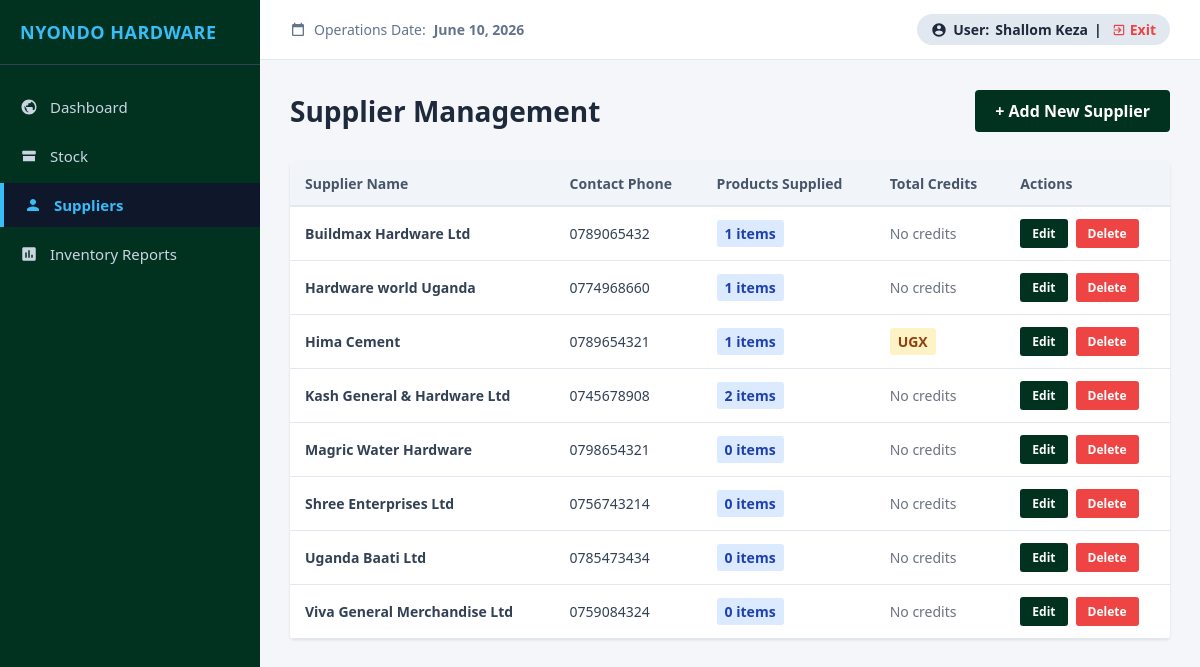
Before: /suppliers/ (signed in) with the older database file.
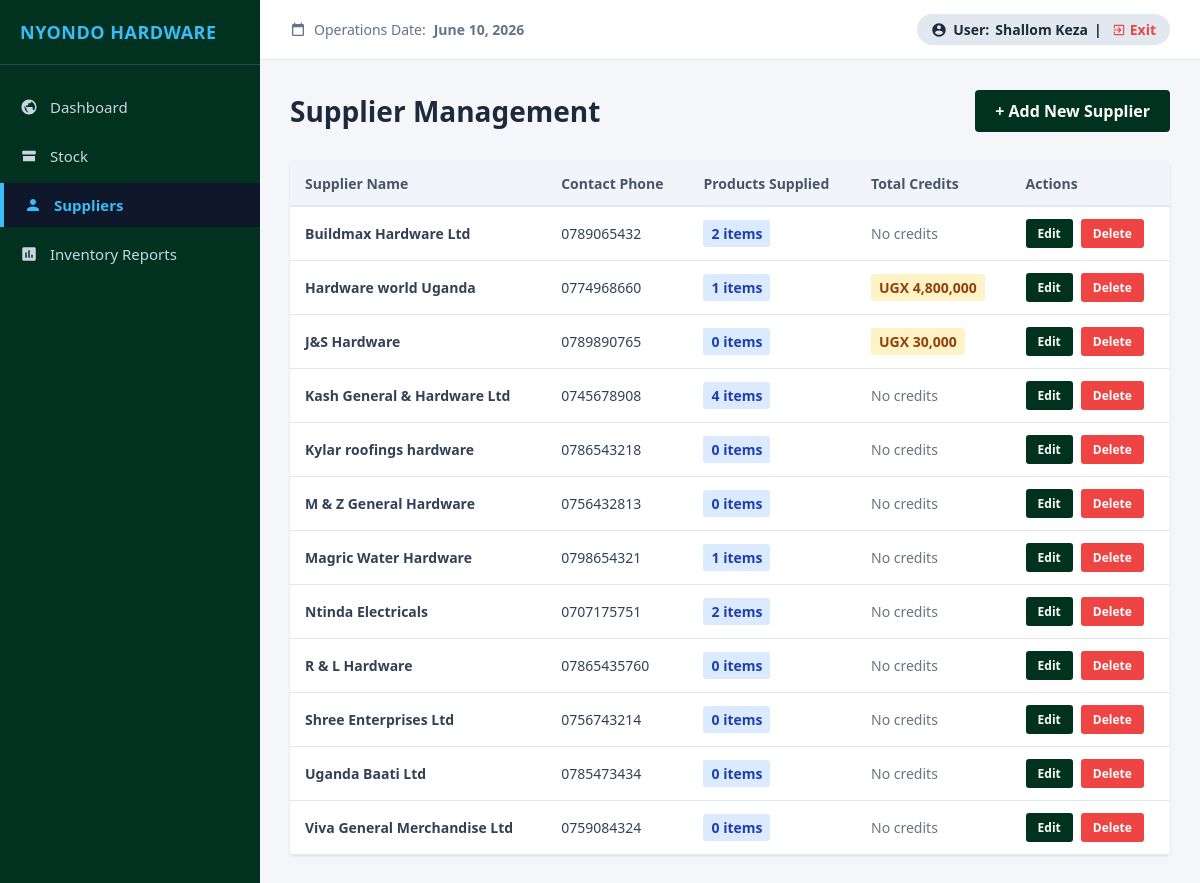
After: the same page with the newer database file.
### web/models.py (models this page shows, shortened)
class Supplier(models.Model):
    name = models.CharField(max_length=255, unique=True)
    phone = models.CharField(max_length=20)

class SupplierCredit(models.Model):
    supplier = models.ForeignKey(Supplier, on_delete=models.CASCADE, related_name='credits')
    invoice_number = models.CharField(max_length=100, unique=True, verbose_name="Supplier Invoice Ref")
    total_amount = models.DecimalField(max_digits=12, decimal_places=2, verbose_name="Total Owed (UGX)")
    amount_paid = models.DecimalField(max_digits=12, decimal_places=2, default=0.00, verbose_name="Amount Paid (UGX)")
    balance_due = models.DecimalField(max_digits=12, decimal_places=2, verbose_name="Remaining Balance (UGX)")
    due_date = models.DateField(verbose_name="Repayment Deadline")
    date_logged = models.DateTimeField(auto_now_add=True)

### web/views.py (the view, shortened to what this page needs)
# urls.py: path('suppliers/', views.supplier_management, name='supplier_management'),
@require_role('STOCK', 'ADMIN')
def supplier_management(request):
    suppliers = Supplier.objects.all().order_by('name')
    context = {
        'suppliers': suppliers,
        'today': timezone.now(),
        'error_fields': request.GET.get('error_fields', '').split(',') if request.GET.get('error_fields') else [],
        'form_data': {
            'name': request.GET.get('name', ''),
            'phone': request.GET.get('phone', ''),
        },
    }
    if request.GET.get('show_modal') == 'add':
        context['display_add_modal'] = True
    edit_id = request.GET.get('edit_id')
    if edit_id:
        context['edit_supplier'] = get_object_or_404(Supplier, id=edit_id)
        context['display_edit_modal'] = True
    delete_id = request.GET.get('delete_id')
    if delete_id:
        context['delete_supplier'] = get_object_or_404(Supplier, id=delete_id)
        context['display_delete_modal'] = True
    return render(request, 'supplier_management.html', context)

### web/views.py (called while the page is built)
def require_role(*allowed_roles):
    def decorator(view_func):
        @wraps(view_func)
        def wrapper(request, *args, **kwargs):
            if not request.user.is_authenticated:
                return redirect('login')
            user_role = str(getattr(request.user, 'role', '')).upper()
            if 'ADMIN' in user_role:
                return view_func(request, *args, **kwargs)
            for allowed in allowed_roles:
                if allowed.upper() in user_role:
                    return view_func(request, *args, **kwargs)
            messages.error(request, "Access denied: Redirected to your authorized department.")
            return redirect(role_home(user_role))
        return wrapper
    return decorator

### web/templates/supplier_management.html (shortened to what this page needs)
{% extends 'base.html' %}
{% load humanize %}
{% block active_suppliers %}active{% endblock %}
{% block content %}
<div class="page-header">
    <h1 class="page-title">Supplier Management</h1>
    <a href="?show_modal=add" class="btn-primary">+ Add New Supplier</a>
</div>
{% if suppliers %}
    <table class="suppliers-table">
        <thead>
            <tr>
                <th>Supplier Name</th>
                <th>Contact Phone</th>
                <th>Products Supplied</th>
                <th>Total Credits</th>
                <th>Actions</th>
            </tr>
        </thead>
        <tbody>
            {% for supplier in suppliers %}
                <tr>
                    <td><strong>{{ supplier.name }}</strong></td>
                    <td>{{ supplier.phone }}</td>
                    <td>
                        <span style="background-color: #dbeafe; color: #1e40af; padding: 4px 8px; border-radius: 3px; font-weight: bold;">
                            {{ supplier.products.count }} items
                        </span>
                    </td>
                    <td>
                        {% with credits=supplier.credits.all %}
                            {% if credits %}
                                <span style="background-color: #fef3c7; color: #92400e; padding: 4px 8px; border-radius: 3px; font-weight: bold;">
                                    UGX {% for credit in credits %}{% if credit.balance_due > 0 %}{{ credit.balance_due|floatformat:0|intcomma }}{% endif %}{% endfor %}
                                </span>
                            {% else %}
                                <span style="color: #6b7280;">No credits</span>
                            {% endif %}
                        {% endwith %}
                    </td>
                    <td>
                        <div class="action-btns">
                            <a href="?edit_id={{ supplier.id }}" class="btn-sm btn-edit">Edit</a>
                            <a href="?delete_id={{ supplier.id }}" class="btn-sm btn-delete">Delete</a>
                        </div>
                    </td>
                </tr>
            {% endfor %}
        </tbody>
    </table>
{% else %}
    <div class="empty-state">
        <div class="empty-icon"></div>
        <div class="empty-message">No suppliers registered yet.</div>
        <a href="?show_modal=add" class="btn-primary">+ Add Supplier</a>
    </div>
{% endif %}
{% endblock %}

Changed rows visible on the page:
removed Supplier: name "Hima Cement", phone "0789654321", products.count "1", shows "UGX"
computed for Supplier "Buildmax Hardware Ltd": products.count "1" → "2"
computed for Supplier "Hardware world Uganda": text "No credits" → "UGX"
added SupplierCredit: balance_due "4,800,000", shown under Supplier "Hardware world Uganda"
added Supplier: name "J&S Hardware", phone "0789890765", products.count "0"
added SupplierCredit: balance_due "30,000", shown under "J&S Hardware"
computed for Supplier "Kash General & Hardware Ltd": products.count "2" → "4"
added Supplier: name "Kylar roofings hardware", phone "0786543218", products.count "0", shows "No credits"
added Supplier: name "M & Z General Hardware", phone "0756432813", products.count "0", shows "No credits"
computed for Supplier "Magric Water Hardware": products.count "0" → "1"
added Supplier: name "Ntinda Electricals", phone "0707175751", products.count "2", shows "No credits"
added Supplier: name "R & L Hardware", phone "07865435760", products.count "0", shows "No credits"
